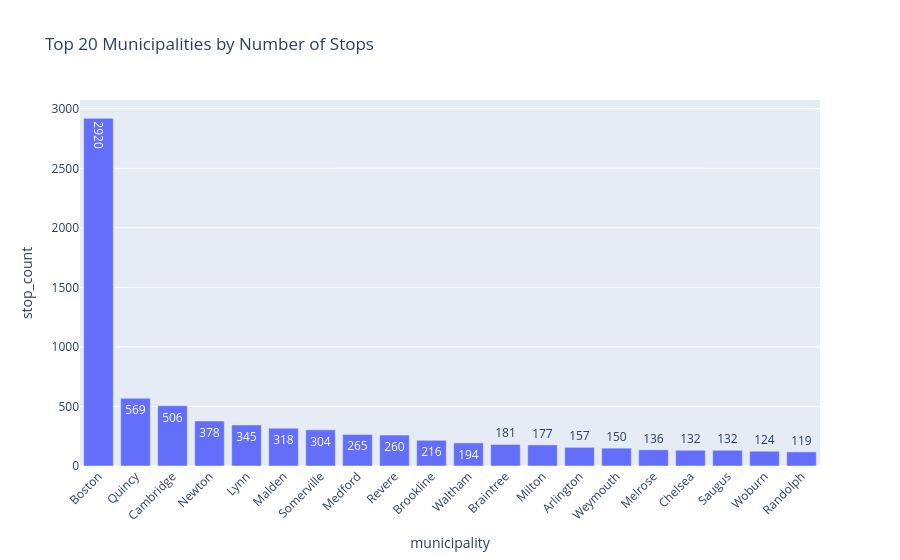

The notebook cell this image was saved under:
### Code cell
muni_counts = (
    stops.group_by("municipality")
    .agg(pl.count().alias("stop_count"))
    .sort("stop_count", descending=True)
    .head(20)
    .to_pandas()
)

fig = px.bar(
    muni_counts,
    x="municipality",
    y="stop_count",
    title="Top 20 Municipalities by Number of Stops",
    text="stop_count",
)
fig.update_layout(xaxis_tickangle=-45)
fig.show()

### Figure 1 — Plotly figure (JSON) as saved in the notebook; plotly's stock layout.template omitted (floating-point values rounded to 4 significant figures)
{"data": [{"hovertemplate": "municipality=%{x}<br>stop_count=%{text}<extra></extra>", "legendgroup": "", "marker": {"color": "#636efa", "pattern": {"shape": ""}}, "name": "", "orientation": "v", "showlegend": false, "text": [2920.0, 569.0, 506.0, 378.0, 345.0, 318.0, 304.0, 265.0, 260.0, 216.0, 194.0, 181.0, 177.0, 157.0, 150.0, 136.0, 132.0, 132.0, 124.0, 119.0], "textposition": "auto", "type": "bar", "x": ["Boston", "Quincy", "Cambridge", "Newton", "Lynn", "Malden", "Somerville", "Medford", "Revere", "Brookline", "Waltham", "Braintree", "Milton", "Arlington", "Weymouth", "Melrose", "Chelsea", "Saugus", "Woburn", "Randolph"], "xaxis": "x", "y": [2920, 569, 506, 378, 345, 318, 304, 265, 260, 216, 194, 181, 177, 157, 150, 136, 132, 132, 124, 119], "yaxis": "y"}], "layout": {"barmode": "relative", "legend": {"tracegroupgap": 0}, "title": {"text": "Top 20 Municipalities by Number of Stops"}, "xaxis": {"anchor": "y", "domain": [0, 1], "tickangle": -45, "title": {"text": "municipality"}}, "yaxis": {"anchor": "x", "domain": [0, 1], "title": {"text": "stop_count"}}}}
